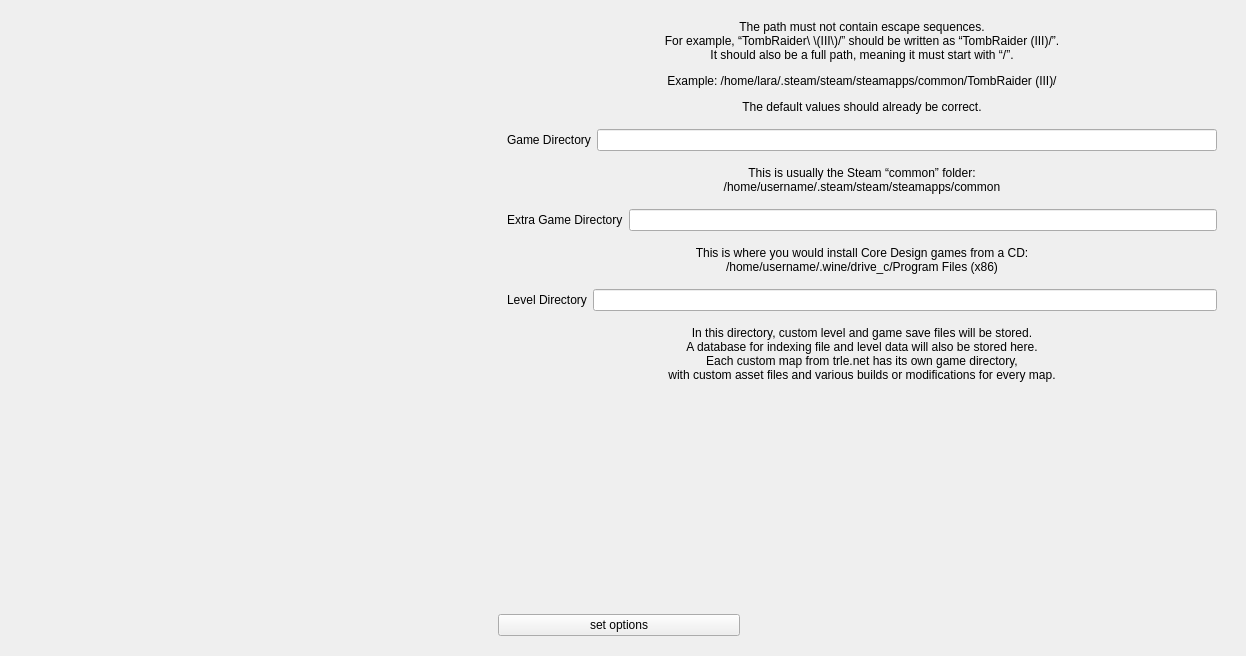
          <widget class="QWidget" name="firstTime">
           <layout class="QHBoxLayout" name="horizontalLayout_6">
            <item>
             <widget class="QWidget" name="setupImage" native="true">
              <layout class="QVBoxLayout" name="verticalLayout_8">
               <item>
                <widget class="QLabel" name="lara">
                 <property name="minimumSize">
                  <size>
                   <width>454</width>
                   <height>616</height>
                  </size>
                 </property>
                 <property name="maximumSize">
                  <size>
                   <width>454</width>
                   <height>616</height>
                  </size>
                 </property>
                 <property name="text">
                  <string notr="true"/>
                 </property>
                 <property name="pixmap">
                  <pixmap resource="resources.qrc">:/pictures/Lara.png</pixmap>
                 </property>
                 <property name="scaledContents">
                  <bool>true</bool>
                 </property>
                </widget>
               </item>
               <item>
                <spacer name="verticalSpacerSetupLara">
                 <property name="orientation">
                  <enum>Qt::Orientation::Vertical</enum>
                 </property>
                 <property name="sizeHint" stdset="0">
                  <size>
                   <width>0</width>
                   <height>0</height>
                  </size>
                 </property>
                </spacer>
               </item>
              </layout>
             </widget>
            </item>
            <item>
             <widget class="QWidget" name="setupInput" native="true">
              <layout class="QVBoxLayout" name="verticalLayout_9">
               <item>
                <widget class="QLabel" name="labelSetupDirectoryInfo">
                 <property name="text">
                  <string>&lt;html&gt;&lt;head/&gt;&lt;body&gt;&lt;p align=&quot;center&quot;&gt;The path must not contain escape sequences.&lt;br/&gt;For example, “TombRaider\ \(III\)/” should be written as “TombRaider (III)/”.&lt;br/&gt;It should also be a full path, meaning it must start with “/”.&lt;/p&gt;&lt;p align=&quot;center&quot;&gt;Example: &lt;span style=&quot; font-family:'monospace';&quot;&gt;/home/lara/.steam/steam/steamapps/common/TombRaider (III)/&lt;/span&gt;&lt;/p&gt;&lt;p align=&quot;center&quot;&gt;The default values should already be correct.&lt;/p&gt;&lt;/body&gt;&lt;/html&gt;</string>
                 </property>
                </widget>
               </item>
               <item>
                <widget class="QWidget" name="gamePathContainer" native="true">
                 <property name="maximumSize">
                  <size>
                   <width>16777215</width>
                   <height>42</height>
                  </size>
                 </property>
                 <layout class="QHBoxLayout" name="horizontalLayout">
                  <item>
                   <widget class="QLabel" name="gamePathLabel">
                    <property name="text">
                     <string>Game Directory</string>
                    </property>
                   </widget>
                  </item>
                  <item>
                   <widget class="QLineEdit" name="gamePathEdit">
                    <property name="minimumSize">
                     <size>
                      <width>620</width>
                      <height>0</height>
                     </size>
                    </property>
                   </widget>
                  </item>
                 </layout>
                </widget>
               </item>
               <item>
                <widget class="QLabel" name="labelGameDirectoryInfo">
                 <property name="text">
                  <string>&lt;html&gt;&lt;head/&gt;&lt;body&gt;&lt;p align=&quot;center&quot;&gt;This is usually the Steam “common” folder:&lt;br/&gt;&lt;span style=&quot; font-family:'monospace';&quot;&gt;/home/username/.steam/steam/steamapps/common&lt;/span&gt;&lt;/p&gt;&lt;/body&gt;&lt;/html&gt;</string>
                 </property>
                </widget>
               </item>
               <item>
                <widget class="QWidget" name="extraGamePathContainer" native="true">
                 <property name="maximumSize">
                  <size>
                   <width>16777215</width>
                   <height>42</height>
                  </size>
                 </property>
                 <layout class="QHBoxLayout" name="horizontalLayout_20">
                  <item>
                   <widget class="QLabel" name="extraGamePathLabel">
                    <property name="text">
                     <string>Extra Game Directory</string>
                    </property>
                   </widget>
                  </item>
                  <item>
                   <widget class="QLineEdit" name="extraGamePathEdit">
                    <property name="minimumSize">
                     <size>
                      <width>588</width>
                      <height>0</height>
                     </size>
                    </property>
                   </widget>
                  </item>
                 </layout>
                </widget>
               </item>
               <item>
                <widget class="QLabel" name="labelExtraGameDirectoryInfo">
                 <property name="text">
                  <string>&lt;html&gt;&lt;head/&gt;&lt;body&gt;&lt;p align=&quot;center&quot;&gt;This is where you would install Core Design games from a CD:&lt;br/&gt;&lt;span style=&quot; font-family:'monospace';&quot;&gt;/home/username/.wine/drive_c/Program Files (x86)&lt;/span&gt;&lt;/p&gt;&lt;/body&gt;&lt;/html&gt;</string>
                 </property>
                </widget>
               </item>
               <item>
                <widget class="QWidget" name="levelPathContainer" native="true">
                 <property name="maximumSize">
                  <size>
                   <width>16777215</width>
                   <height>42</height>
                  </size>
                 </property>
                 <layout class="QHBoxLayout" name="horizontalLayout_2">
                  <item>
                   <widget class="QLabel" name="levelPathLabel">
                    <property name="text">
                     <string>Level Directory</string>
                    </property>
                   </widget>
                  </item>
                  <item>
                   <widget class="QLineEdit" name="levelPathEdit">
                    <property name="minimumSize">
                     <size>
                      <width>624</width>
                      <height>0</height>
                     </size>
                    </property>
                   </widget>
                  </item>
                 </layout>
                </widget>
               </item>
               <item>
                <widget class="QLabel" name="labelLevelDirectoryInfo">
                 <property name="text">
                  <string>&lt;!DOCTYPE HTML PUBLIC &quot;-//W3C//DTD HTML 4.0//EN&quot; &quot;http://www.w3.org/TR/REC-html40/strict.dtd&quot;&gt;
&lt;html&gt;&lt;head&gt;&lt;meta name=&quot;qrichtext&quot; content=&quot;1&quot; /&gt;&lt;meta charset=&quot;utf-8&quot; /&gt;&lt;style type=&quot;text/css&quot;&gt;
p, li { white-space: pre-wrap; }
hr { height: 1px; border-width: 0; }
li.unchecked::marker { content: &quot;\2610&quot;; }
li.checked::marker { content: &quot;\2612&quot;; }
&lt;/style&gt;&lt;/head&gt;&lt;body style=&quot; font-family:'Sans Serif'; font-size:9pt; font-weight:400; font-style:normal;&quot;&gt;
&lt;p align=&quot;center&quot; style=&quot; margin-top:0px; margin-bottom:0px; margin-left:0px; margin-right:0px; -qt-block-indent:0; text-indent:0px;&quot;&gt;In this directory, custom level and game save files will be stored.&lt;br /&gt;A database for indexing file and level data will also be stored here.&lt;br /&gt;Each custom map from trle.net has its own game directory,&lt;br /&gt;with custom asset files and various builds or modifications for every map.&lt;/p&gt;&lt;/body&gt;&lt;/html&gt;</string>
                 </property>
                </widget>
               </item>
               <item>
                <spacer name="verticalSpacerSetupOptions">
                 <property name="orientation">
                  <enum>Qt::Orientation::Vertical</enum>
                 </property>
                 <property name="sizeHint" stdset="0">
                  <size>
                   <width>0</width>
                   <height>0</height>
                  </size>
                 </property>
                </spacer>
               </item>
               <item>
                <widget class="QPushButton" name="setOptions">
                 <property name="maximumSize">
                  <size>
                   <width>242</width>
                   <height>16777215</height>
                  </size>
                 </property>
                 <property name="text">
                  <string>set options</string>
                 </property>
                </widget>
               </item>
              </layout>
             </widget>
            </item>
            <item>
             <spacer name="horizontalSpacerSetupOptions">
              <property name="orientation">
               <enum>Qt::Orientation::Horizontal</enum>
              </property>
              <property name="sizeType">
               <enum>QSizePolicy::Policy::Expanding</enum>
              </property>
              <property name="sizeHint" stdset="0">
               <size>
                <width>0</width>
                <height>0</height>
               </size>
              </property>
             </spacer>
            </item>
           </layout>
          </widget>
